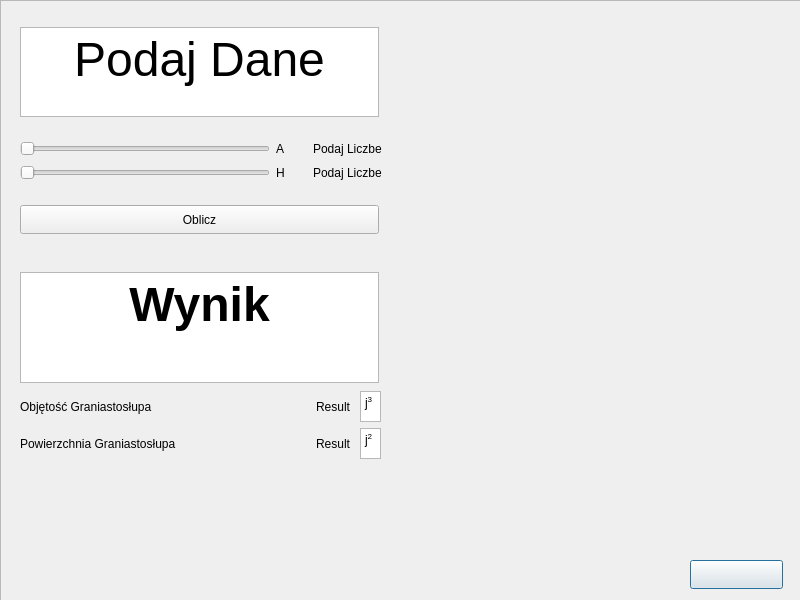
<?xml version="1.0" encoding="UTF-8"?>
<ui version="4.0">
 <class>PyramidHexagon</class>
 <widget class="QDialog" name="PyramidHexagon">
  <property name="geometry">
   <rect>
    <x>0</x>
    <y>0</y>
    <width>800</width>
    <height>600</height>
   </rect>
  </property>
  <property name="windowTitle">
   <string>Dialog</string>
  </property>
  <widget class="QPushButton" name="pushButton_2">
   <property name="geometry">
    <rect>
     <x>690</x>
     <y>560</y>
     <width>93</width>
     <height>29</height>
    </rect>
   </property>
   <property name="styleSheet">
    <string notr="true">image: url(:/image/grafika/back.png);</string>
   </property>
   <property name="text">
    <string/>
   </property>
  </widget>
  <widget class="QWidget" name="layoutWidget_2">
   <property name="geometry">
    <rect>
     <x>20</x>
     <y>10</y>
     <width>362</width>
     <height>241</height>
    </rect>
   </property>
   <layout class="QVBoxLayout" name="verticalLayout_2">
    <item>
     <widget class="QTextBrowser" name="textBrowser">
      <property name="minimumSize">
       <size>
        <width>359</width>
        <height>90</height>
       </size>
      </property>
      <property name="maximumSize">
       <size>
        <width>359</width>
        <height>90</height>
       </size>
      </property>
      <property name="html">
       <string>&lt;!DOCTYPE HTML PUBLIC &quot;-//W3C//DTD HTML 4.0//EN&quot; &quot;http://www.w3.org/TR/REC-html40/strict.dtd&quot;&gt;
&lt;html&gt;&lt;head&gt;&lt;meta name=&quot;qrichtext&quot; content=&quot;1&quot; /&gt;&lt;meta charset=&quot;utf-8&quot; /&gt;&lt;style type=&quot;text/css&quot;&gt;
p, li { white-space: pre-wrap; }
hr { height: 1px; border-width: 0; }
li.unchecked::marker { content: &quot;\2610&quot;; }
li.checked::marker { content: &quot;\2612&quot;; }
&lt;/style&gt;&lt;/head&gt;&lt;body style=&quot; font-family:'Segoe UI'; font-size:9pt; font-weight:400; font-style:normal;&quot;&gt;
&lt;p align=&quot;center&quot; style=&quot; margin-top:0px; margin-bottom:0px; margin-left:0px; margin-right:0px; -qt-block-indent:0; text-indent:0px;&quot;&gt;&lt;span style=&quot; font-size:36pt;&quot;&gt;Podaj Dane&lt;/span&gt;&lt;/p&gt;&lt;/body&gt;&lt;/html&gt;</string>
      </property>
     </widget>
    </item>
    <item>
     <layout class="QGridLayout" name="gridLayout_2">
      <item row="0" column="0">
       <widget class="QSlider" name="SliderA">
        <property name="minimumSize">
         <size>
          <width>250</width>
          <height>18</height>
         </size>
        </property>
        <property name="maximumSize">
         <size>
          <width>250</width>
          <height>18</height>
         </size>
        </property>
        <property name="minimum">
         <number>0</number>
        </property>
        <property name="maximum">
         <number>100</number>
        </property>
        <property name="orientation">
         <enum>Qt::Horizontal</enum>
        </property>
       </widget>
      </item>
      <item row="1" column="1">
       <widget class="QLabel" name="label_4">
        <property name="text">
         <string>H</string>
        </property>
       </widget>
      </item>
      <item row="1" column="2">
       <widget class="QLabel" name="label_H_value">
        <property name="text">
         <string>Podaj Liczbe</string>
        </property>
       </widget>
      </item>
      <item row="0" column="1">
       <widget class="QLabel" name="label_2">
        <property name="text">
         <string>A</string>
        </property>
       </widget>
      </item>
      <item row="0" column="2">
       <widget class="QLabel" name="label_a_value">
        <property name="text">
         <string>Podaj Liczbe</string>
        </property>
       </widget>
      </item>
      <item row="1" column="0">
       <widget class="QSlider" name="SliderH">
        <property name="minimumSize">
         <size>
          <width>250</width>
          <height>18</height>
         </size>
        </property>
        <property name="maximumSize">
         <size>
          <width>250</width>
          <height>18</height>
         </size>
        </property>
        <property name="minimum">
         <number>0</number>
        </property>
        <property name="maximum">
         <number>100</number>
        </property>
        <property name="orientation">
         <enum>Qt::Horizontal</enum>
        </property>
       </widget>
      </item>
     </layout>
    </item>
    <item>
     <widget class="QPushButton" name="pushButton">
      <property name="minimumSize">
       <size>
        <width>359</width>
        <height>29</height>
       </size>
      </property>
      <property name="maximumSize">
       <size>
        <width>359</width>
        <height>29</height>
       </size>
      </property>
      <property name="text">
       <string>Oblicz</string>
      </property>
     </widget>
    </item>
   </layout>
  </widget>
  <widget class="QWidget" name="layoutWidget">
   <property name="geometry">
    <rect>
     <x>20</x>
     <y>270</y>
     <width>361</width>
     <height>191</height>
    </rect>
   </property>
   <layout class="QVBoxLayout" name="verticalLayout_3">
    <item>
     <widget class="QTextBrowser" name="textBrowser_2">
      <property name="minimumSize">
       <size>
        <width>359</width>
        <height>111</height>
       </size>
      </property>
      <property name="maximumSize">
       <size>
        <width>359</width>
        <height>111</height>
       </size>
      </property>
      <property name="html">
       <string>&lt;!DOCTYPE HTML PUBLIC &quot;-//W3C//DTD HTML 4.0//EN&quot; &quot;http://www.w3.org/TR/REC-html40/strict.dtd&quot;&gt;
&lt;html&gt;&lt;head&gt;&lt;meta name=&quot;qrichtext&quot; content=&quot;1&quot; /&gt;&lt;meta charset=&quot;utf-8&quot; /&gt;&lt;style type=&quot;text/css&quot;&gt;
p, li { white-space: pre-wrap; }
hr { height: 1px; border-width: 0; }
li.unchecked::marker { content: &quot;\2610&quot;; }
li.checked::marker { content: &quot;\2612&quot;; }
&lt;/style&gt;&lt;/head&gt;&lt;body style=&quot; font-family:'Segoe UI'; font-size:9pt; font-weight:400; font-style:normal;&quot;&gt;
&lt;p align=&quot;center&quot; style=&quot; margin-top:0px; margin-bottom:0px; margin-left:0px; margin-right:0px; -qt-block-indent:0; text-indent:0px;&quot;&gt;&lt;span style=&quot; font-size:36pt; font-weight:700;&quot;&gt;Wynik&lt;/span&gt;&lt;/p&gt;&lt;/body&gt;&lt;/html&gt;</string>
      </property>
     </widget>
    </item>
    <item>
     <layout class="QGridLayout" name="gridLayout_6">
      <item row="0" column="0">
       <widget class="QLabel" name="label_5">
        <property name="minimumSize">
         <size>
          <width>188</width>
          <height>31</height>
         </size>
        </property>
        <property name="maximumSize">
         <size>
          <width>188</width>
          <height>31</height>
         </size>
        </property>
        <property name="text">
         <string>Objętość Graniastosłupa</string>
        </property>
       </widget>
      </item>
      <item row="0" column="1">
       <spacer name="horizontalSpacer">
        <property name="minimumSize">
         <size>
          <width>68</width>
          <height>31</height>
         </size>
        </property>
        <property name="maximumSize">
         <size>
          <width>68</width>
          <height>31</height>
         </size>
        </property>
        <property name="orientation">
         <enum>Qt::Horizontal</enum>
        </property>
        <property name="sizeHint" stdset="0">
         <size>
          <width>40</width>
          <height>20</height>
         </size>
        </property>
       </spacer>
      </item>
      <item row="0" column="2">
       <widget class="QLabel" name="labelOb">
        <property name="text">
         <string>Result</string>
        </property>
       </widget>
      </item>
      <item row="0" column="3">
       <widget class="QTextBrowser" name="textBrowser_4">
        <property name="minimumSize">
         <size>
          <width>21</width>
          <height>31</height>
         </size>
        </property>
        <property name="maximumSize">
         <size>
          <width>21</width>
          <height>31</height>
         </size>
        </property>
        <property name="html">
         <string>&lt;!DOCTYPE HTML PUBLIC &quot;-//W3C//DTD HTML 4.0//EN&quot; &quot;http://www.w3.org/TR/REC-html40/strict.dtd&quot;&gt;
&lt;html&gt;&lt;head&gt;&lt;meta name=&quot;qrichtext&quot; content=&quot;1&quot; /&gt;&lt;meta charset=&quot;utf-8&quot; /&gt;&lt;style type=&quot;text/css&quot;&gt;
p, li { white-space: pre-wrap; }
hr { height: 1px; border-width: 0; }
li.unchecked::marker { content: &quot;\2610&quot;; }
li.checked::marker { content: &quot;\2612&quot;; }
&lt;/style&gt;&lt;/head&gt;&lt;body style=&quot; font-family:'Segoe UI'; font-size:9pt; font-weight:400; font-style:normal;&quot;&gt;
&lt;p style=&quot; margin-top:0px; margin-bottom:0px; margin-left:0px; margin-right:0px; -qt-block-indent:0; text-indent:0px;&quot;&gt;j&lt;span style=&quot; vertical-align:super;&quot;&gt;3&lt;/span&gt;&lt;/p&gt;&lt;/body&gt;&lt;/html&gt;</string>
        </property>
       </widget>
      </item>
      <item row="1" column="0">
       <widget class="QLabel" name="label_6">
        <property name="minimumSize">
         <size>
          <width>188</width>
          <height>31</height>
         </size>
        </property>
        <property name="maximumSize">
         <size>
          <width>188</width>
          <height>31</height>
         </size>
        </property>
        <property name="text">
         <string>Powierzchnia Graniastosłupa</string>
        </property>
       </widget>
      </item>
      <item row="1" column="1">
       <spacer name="horizontalSpacer_2">
        <property name="minimumSize">
         <size>
          <width>68</width>
          <height>31</height>
         </size>
        </property>
        <property name="maximumSize">
         <size>
          <width>68</width>
          <height>31</height>
         </size>
        </property>
        <property name="orientation">
         <enum>Qt::Horizontal</enum>
        </property>
        <property name="sizeHint" stdset="0">
         <size>
          <width>40</width>
          <height>20</height>
         </size>
        </property>
       </spacer>
      </item>
      <item row="1" column="2">
       <widget class="QLabel" name="labelPole">
        <property name="text">
         <string>Result </string>
        </property>
       </widget>
      </item>
      <item row="1" column="3">
       <widget class="QTextBrowser" name="textBrowser_3">
        <property name="minimumSize">
         <size>
          <width>21</width>
          <height>31</height>
         </size>
        </property>
        <property name="maximumSize">
         <size>
          <width>21</width>
          <height>31</height>
         </size>
        </property>
        <property name="html">
         <string>&lt;!DOCTYPE HTML PUBLIC &quot;-//W3C//DTD HTML 4.0//EN&quot; &quot;http://www.w3.org/TR/REC-html40/strict.dtd&quot;&gt;
&lt;html&gt;&lt;head&gt;&lt;meta name=&quot;qrichtext&quot; content=&quot;1&quot; /&gt;&lt;meta charset=&quot;utf-8&quot; /&gt;&lt;style type=&quot;text/css&quot;&gt;
p, li { white-space: pre-wrap; }
hr { height: 1px; border-width: 0; }
li.unchecked::marker { content: &quot;\2610&quot;; }
li.checked::marker { content: &quot;\2612&quot;; }
&lt;/style&gt;&lt;/head&gt;&lt;body style=&quot; font-family:'Segoe UI'; font-size:9pt; font-weight:400; font-style:normal;&quot;&gt;
&lt;p style=&quot; margin-top:0px; margin-bottom:0px; margin-left:0px; margin-right:0px; -qt-block-indent:0; text-indent:0px;&quot;&gt;j&lt;span style=&quot; vertical-align:super;&quot;&gt;2&lt;/span&gt;&lt;/p&gt;&lt;/body&gt;&lt;/html&gt;</string>
        </property>
       </widget>
      </item>
     </layout>
    </item>
   </layout>
  </widget>
  <widget class="QFrame" name="frame">
   <property name="geometry">
    <rect>
     <x>0</x>
     <y>0</y>
     <width>801</width>
     <height>601</height>
    </rect>
   </property>
   <property name="styleSheet">
    <string notr="true">image: url(:/image/grafika/backgraund.png);</string>
   </property>
   <property name="frameShape">
    <enum>QFrame::StyledPanel</enum>
   </property>
   <property name="frameShadow">
    <enum>QFrame::Raised</enum>
   </property>
   <widget class="QLabel" name="label">
    <property name="geometry">
     <rect>
      <x>410</x>
      <y>-10</y>
      <width>361</width>
      <height>501</height>
     </rect>
    </property>
    <property name="styleSheet">
     <string notr="true">image: url(:/image/grafika/piramidhexagon_white_cut.png);</string>
    </property>
    <property name="text">
     <string/>
    </property>
   </widget>
  </widget>
  <zorder>frame</zorder>
  <zorder>pushButton_2</zorder>
  <zorder>layoutWidget_2</zorder>
  <zorder>layoutWidget</zorder>
 </widget>
 <resources/>
 <connections/>
</ui>
